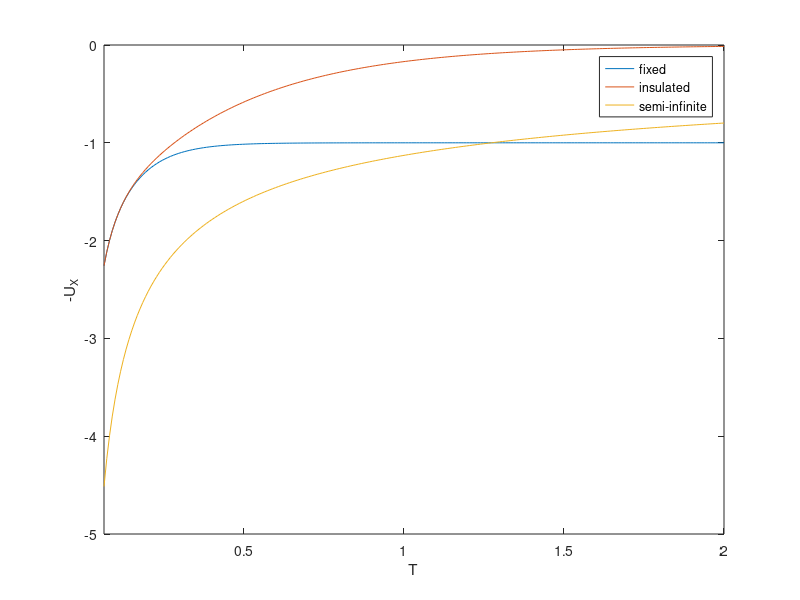

This figure's MATLAB source:

X=0;

    
  
    
    
    Ufixflux=@(X,T) 1;
    for n = 1:25
        Ufixflux=@(X,T)Ufixflux(X,T)+2*cos(n*pi*X)*exp(-n^2*pi^2*T);
    end
   
    
    
    Uinsflux=@(X,T)0
    for n = 1:25
        Uinsflux=@(X,T)Uinsflux(X,T)+2*cos((n-1/2)*pi*X)*exp(-(n-1/2)^2*pi^2*T);    
    end
    
    
    epsilon= @(X,T) X/sqrt(T);
    
    Usemiflux=@(X,T)2*exp(-(epsilon(X,T)/2)^2)/(sqrt(pi*T));
    
    Ufixflux=@(T)-Ufixflux(0,T)
    Uinsflux=@(T)-Uinsflux(0,T)
    Usemiflux=@(T)-Usemiflux(0,T)

fplot(Ufixflux,[0.0625,2])
hold on
fplot(Uinsflux, [0.0625,2])
hold on
fplot(Usemiflux, [0.0625,2])
legend('fixed','insulated','semi-infinite')
xlabel('T')
ylabel('-U_X')